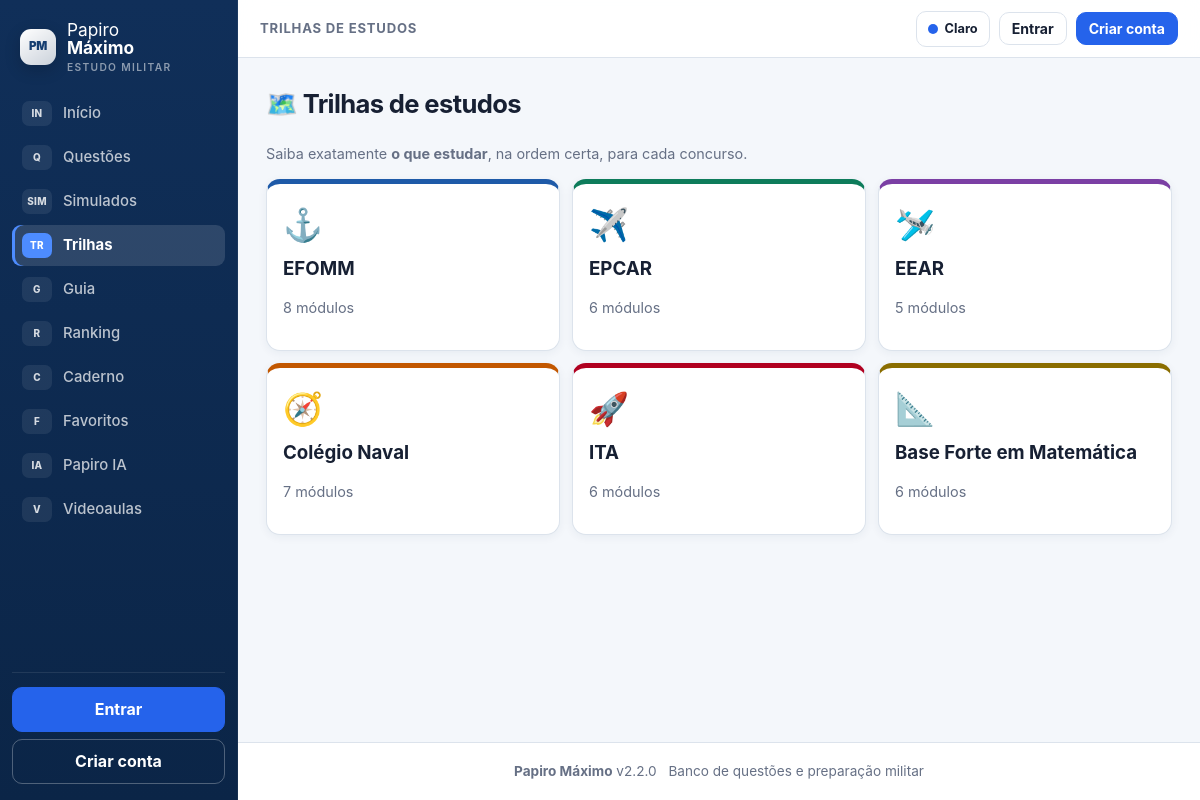
Page /trilhas.php on the committed database.
### tables this page shows
CREATE TABLE IF NOT EXISTS trilhas (
  id INT AUTO_INCREMENT PRIMARY KEY,
  slug VARCHAR(30) NOT NULL UNIQUE,
  nome VARCHAR(80) NOT NULL,
  icone VARCHAR(10) NOT NULL DEFAULT '🗺️',
  cor VARCHAR(7) NOT NULL DEFAULT '#1E5AA8',
  descricao TEXT NULL,
  ativo TINYINT NOT NULL DEFAULT 1
);

### includes/db.php (called while the page is built, shortened)
<?php
function db(): PDO {
    static $pdo = null;
    if ($pdo instanceof PDO) return $pdo;
    if (DB_DRIVER === 'sqlite') {
        $dir = dirname(DB_SQLITE_PATH);
        if (!is_dir($dir)) mkdir($dir, 0775, true);
        $pdo = new PDO('sqlite:' . DB_SQLITE_PATH);
    } else {
        $dsn = sprintf('mysql:host=%s;dbname=%s;charset=utf8mb4', DB_HOST, DB_NAME);
        $pdo = new PDO($dsn, DB_USER, DB_PASS);
    }
    $pdo->setAttribute(PDO::ATTR_ERRMODE, PDO::ERRMODE_EXCEPTION);
    $pdo->setAttribute(PDO::ATTR_DEFAULT_FETCH_MODE, PDO::FETCH_ASSOC);
    return $pdo;
}

### includes/helpers.php (called while the page is built, shortened)
<?php
function e($s): string { return htmlspecialchars((string)($s ?? ''), ENT_QUOTES, 'UTF-8'); }

### includes/config.php (called while the page is built, shortened)
<?php
function url(string $path = ''): string {
    $p = trim($path);
    return BASE_URL . '/' . ltrim($p, '/');
}

### trilhas.php (the view, shortened to what this page needs)
<?php
require __DIR__ . '/includes/bootstrap.php';
$user = current_user();
$uid = $user ? (int)$user['id'] : 0;
$trilhas = db()->query('SELECT * FROM trilhas WHERE ativo = 1 ORDER BY id')->fetchAll();
include __DIR__ . '/includes/header.php';
?>
<div class="page-head"><h1>🗺️ Trilhas de estudos</h1></div>
<p class="muted">Saiba exatamente <b>o que estudar</b>, na ordem certa, para cada concurso.</p>
<div class="trilha-grid">
<?php foreach ($trilhas as $t):
    [$total, $feitos, $pct] = $uid ? trilha_progresso($uid, (int)$t['id']) : [0, 0, 0];
    if (!$uid) {
        $st = db()->prepare('SELECT COUNT(*) FROM trilha_modulos WHERE trilha_id = ?');
        $st->execute([$t['id']]);
        $total = (int)$st->fetchColumn();
    }
?>
  <a class="trilha-card" style="border-top-color:<?= e($t['cor']) ?>" href="<?= e(url('trilha.php?slug=' . $t['slug'])) ?>">
    <div style="font-size:2rem"><?= e($t['icone']) ?></div>
    <h3><?= e($t['nome']) ?></h3>
    <p class="muted"><?= $total ?> módulos<?= $uid ? " · $feitos concluídos" : '' ?></p>
  </a>
<?php endforeach; ?>
</div>
<?php include __DIR__ . '/includes/footer.php'; ?>

### assets/css/style.css (style rules this page uses)
:root { --navy:#0b1b33; --navy2:#13294f; --navy3:#1d3a68; --gold:#e3a82b; --gold2:#f5c451; --gold-soft:#fdf3d7; --bg:#f1ecdd; --card:#fffdf6; --line:#e2d9c2; --ink:#1d2433; --muted:#6f6a5c; --ok:#15803d; --ok-bg:#e5f5e9; --err:#b91c1c; --err-bg:#fdecec; --info:#1d4ed8; --info-bg:#e8effe; --radius:14px; --shadow:0 2px 10px rgba(11,27,51,.08); }
* { box-sizing:border-box }
html { -webkit-text-size-adjust:100% }
body { margin:0;font-family:"Segoe UI",system-ui,-apple-system,Roboto,Arial,sans-serif;background:var(--bg);color:var(--ink);line-height:1.55 }
a { color:var(--navy3);text-decoration:none }
.muted { color:var(--muted);font-size:.9em }
.page-head { display:flex;align-items:center;gap:12px;margin:4px 0 16px;flex-wrap:wrap }
.page-head h1 { font-size:1.5rem;margin:0;color:var(--navy) }
.trilha-grid { display:grid;grid-template-columns:repeat(3,1fr);gap:12px }
.trilha-card { background:var(--card);border:1px solid var(--line);border-top:5px solid var(--gold);border-radius:var(--radius);padding:16px;box-shadow:var(--shadow);color:var(--ink) }
.trilha-card h3 { margin:4px 0 8px;color:var(--navy) }

### assets/css/papiro-v2.css (style rules this page uses)
:root, html[data-theme="light"] { color-scheme:light; --bg:#f4f7fb; --card:#ffffff; --surface-2:#eef2f7; --surface-3:#e5eaf1; --line:#dce3ec; --ink:#172033; --muted:#667085; --navy:#123b72; --navy2:#0d2c57; --navy3:#1f5fae; --gold:#2563eb; --gold2:#4d8cff; --gold-soft:#eaf2ff; --info:#175cd3; --info-bg:#eaf2ff; --ok:#18794e; --ok-bg:#eaf7f0; --err:#c43232; --err-bg:#fff0f0; --shadow:0 8px 24px rgba(16,44,82,.07); --shadow-soft:0 2px 10px rgba(16,44,82,.06); --sidebar:#102f59; --sidebar-2:#0b2547; --accent:#2563eb; --accent-2:#123b72; --focus:rgba(37,99,235,.16); }
body { background:var(--bg);color:var(--ink);font-family:Inter,"Segoe UI",system-ui,-apple-system,BlinkMacSystemFont,Roboto,Arial,sans-serif }
a { color:var(--navy3) }
.page-head { margin:0 0 19px }
.page-head h1 { color:var(--ink);font-size:1.6rem;letter-spacing:-.025em }
.card,.stat,.q-item,.feature,.trilha-card,.guia-card,.video-card { background:var(--card);border-color:var(--line);box-shadow:var(--shadow-soft) }
.card h2,.card h3,.form label,.trilha-card h3,.guia-card h3,.comment .who { color:var(--ink) }

### rows in the picture
trilhas: icone "⚓", nome "EFOMM", total "8"
trilhas: icone "✈️", nome "EPCAR", total "6"
trilhas: icone "🛩️", nome "EEAR", total "5"
trilhas: icone "🧭", nome "Colégio Naval", total "7"
trilhas: icone "🚀", nome "ITA", total "6"
trilhas: icone "📐", nome "Base Forte em Matemática", total "6"

### other values in the picture
$icon "IN"
$label "Início"
$icon "Q"
$label "Questões"
$icon "SIM"
$label "Simulados"
$icon "TR"
$label "Trilhas"
$icon "G"
$label "Guia"
$icon "R"
$label "Ranking"
$icon "C"
$label "Caderno"
$icon "F"
